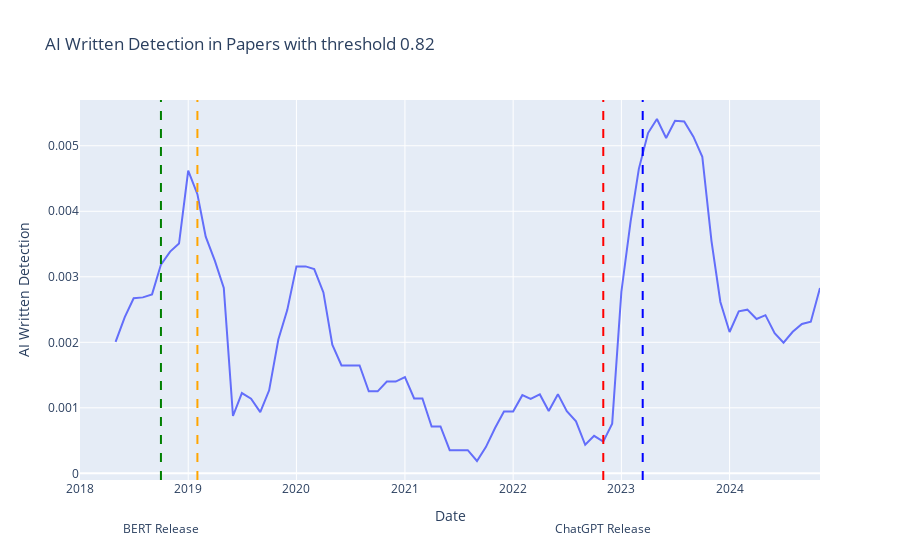

The cell this chart's notebook holds for it:
### Code cell
# num_thresholds = len(np.arange(0.78, 0.86, 0.01))
# num_rows = (num_thresholds + 2) // 3  # Round up division by 3

# fig, axes = plt.subplots(num_rows, 3, figsize=(20, 16 * num_rows))
# axes = axes.flatten()

# for i, papers_threshold in enumerate(np.arange(0.78, 0.86, 0.01)):
papers_threshold = 0.82
papers_ai_detection_df = pd.read_csv("papers/cl_cv_papers_ai_written.csv")

papers_ai_detection_df["ai_written"] = (
    papers_ai_detection_df["ai_written"] < papers_threshold
)

papers_ai_detection_df = papers_ai_detection_df[papers_ai_detection_df["year"] >= 2018]
papers_ai_detection_df = (
    papers_ai_detection_df.groupby(["year", "month"])["ai_written"].mean().reset_index()
)

papers_ai_detection_df["date"] = pd.to_datetime(
    papers_ai_detection_df["year"].astype(str)
    + "-"
    + papers_ai_detection_df["month"].astype(str)
)

papers_ai_detection_df["ai_written"] = (
    papers_ai_detection_df["ai_written"].rolling(window=5).mean()
)

fig_px = (
    px.line(
        papers_ai_detection_df,
        x="date",
        y="ai_written",
        title=f"AI Written Detection in Papers with threshold {papers_threshold:.2f}",
        labels={"date": "Date", "ai_written": "AI Written Detection"},
    )
    .add_vline(
        x="2018-10-01",
        line_dash="dash",
        line_color="green",
    )
    .add_vline(
        x="2019-02-01",
        line_dash="dash",
        line_color="orange",
    )
    .add_vline(
        x="2022-11-01",
        line_dash="dash",
        line_color="red",
    )
    .add_vline(
        x="2023-03-14",
        line_dash="dash",
        line_color="blue",
    )
    .add_annotation(
        x="2018-10-01",
        y=-0.1,
        text="BERT Release",
        showarrow=False,
        xanchor="center",
        yanchor="top",
        yref="paper",
    )
    .add_annotation(
        x="2019-02-01",
        y=-0.2,
        text="GPT-2 Release",
        showarrow=False,
        xanchor="center",
        yanchor="top",
        yref="paper",
    )
    .add_annotation(
        x="2022-11-01",
        y=-0.1,
        text="ChatGPT Release",
        showarrow=False,
        xanchor="center",
        yanchor="top",
        yref="paper",
    )
    .add_annotation(
        x="2023-03-14",
        y=-0.2,
        text="GPT-4 Release",
        showarrow=False,
        xanchor="center",
        yanchor="top",
        yref="paper",
    )
)
fig_px.show()

#     # Convert plotly figure to matplotlib and place in subplot
#     fig_px.write_image(f"temp_fig_{i}.png")
#     img = plt.imread(f"temp_fig_{i}.png")
#     axes[i].imshow(img)
#     axes[i].axis("off")
#     os.remove(f"temp_fig_{i}.png")

# # Hide any unused subplots
# for j in range(i + 1, len(axes)):
#     axes[j].axis("off")

# plt.tight_layout()
# plt.show()

### Figure 1 — Plotly figure (JSON) as saved in the notebook; plotly's stock layout.template omitted (floating-point values rounded to 4 significant figures)
{"data": [{"hovertemplate": "Date=%{x}<br>AI Written Detection=%{y}<extra></extra>", "legendgroup": "", "line": {"color": "#636efa", "dash": "solid"}, "marker": {"symbol": "circle"}, "mode": "lines", "name": "", "orientation": "v", "showlegend": false, "type": "scatter", "x": ["2018-01-01T00:00:00", "2018-02-01T00:00:00", "2018-03-01T00:00:00", "2018-04-01T00:00:00", "2018-05-01T00:00:00", "2018-06-01T00:00:00", "2018-07-01T00:00:00", "2018-08-01T00:00:00", "2018-09-01T00:00:00", "2018-10-01T00:00:00", "2018-11-01T00:00:00", "2018-12-01T00:00:00", "2019-01-01T00:00:00", "2019-02-01T00:00:00", "2019-03-01T00:00:00", "2019-04-01T00:00:00", "2019-05-01T00:00:00", "2019-06-01T00:00:00", "2019-07-01T00:00:00", "2019-08-01T00:00:00", "2019-09-01T00:00:00", "2019-10-01T00:00:00", "2019-11-01T00:00:00", "2019-12-01T00:00:00", "2020-01-01T00:00:00", "2020-02-01T00:00:00", "2020-03-01T00:00:00", "2020-04-01T00:00:00", "2020-05-01T00:00:00", "2020-06-01T00:00:00", "2020-07-01T00:00:00", "2020-08-01T00:00:00", "2020-09-01T00:00:00", "2020-10-01T00:00:00", "2020-11-01T00:00:00", "2020-12-01T00:00:00", "2021-01-01T00:00:00", "2021-02-01T00:00:00", "2021-03-01T00:00:00", "2021-04-01T00:00:00", "2021-05-01T00:00:00", "2021-06-01T00:00:00", "2021-07-01T00:00:00", "2021-08-01T00:00:00", "2021-09-01T00:00:00", "2021-10-01T00:00:00", "2021-11-01T00:00:00", "2021-12-01T00:00:00", "2022-01-01T00:00:00", "2022-02-01T00:00:00", "2022-03-01T00:00:00", "2022-04-01T00:00:00", "2022-05-01T00:00:00", "2022-06-01T00:00:00", "2022-07-01T00:00:00", "2022-08-01T00:00:00", "2022-09-01T00:00:00", "2022-10-01T00:00:00", "2022-11-01T00:00:00", "2022-12-01T00:00:00", "2023-01-01T00:00:00", "2023-02-01T00:00:00", "2023-03-01T00:00:00", "2023-04-01T00:00:00", "2023-05-01T00:00:00", "2023-06-01T00:00:00", "2023-07-01T00:00:00", "2023-08-01T00:00:00", "2023-09-01T00:00:00", "2023-10-01T00:00:00", "2023-11-01T00:00:00", "2023-12-01T00:00:00", "2024-01-01T00:00:00", "2024-02-01T00:00:00", "2024-03-01T00:00:00", "2024-04-01T00:00:00", "2024-05-01T00:00:00", "2024-06-01T00:00:00", "2024-07-01T00:00:00", "2024-08-01T00:00:00", "2024-09-01T00:00:00", "2024-10-01T00:00:00", "2024-11-01T00:00:00"], "xaxis": "x", "y": [null, null, null, null, 0.002007, 0.002383, 0.002672, 0.002686, 0.002731, 0.003187, 0.003385, 0.003508, 0.004619, 0.004261, 0.003612, 0.003243, 0.002831, 0.0008749, 0.001225, 0.001139, 0.0009339, 0.001267, 0.002044, 0.002492, 0.003159, 0.003159, 0.003118, 0.002761, 0.001963, 0.001647, 0.001647, 0.001647, 0.001252, 0.001252, 0.0014, 0.0014, 0.001469, 0.001144, 0.001144, 0.0007147, 0.0007147, 0.000353, 0.000353, 0.000353, 0.0001881, 0.0004, 0.0006916, 0.000945, 0.000945, 0.001194, 0.001137, 0.001204, 0.0009507, 0.001208, 0.0009492, 0.0007943, 0.0004352, 0.0005728, 0.0004832, 0.0007582, 0.002768, 0.003839, 0.004648, 0.005194, 0.005409, 0.005118, 0.005382, 0.005372, 0.005138, 0.004833, 0.003546, 0.002616, 0.002157, 0.002474, 0.002498, 0.002357, 0.002414, 0.002138, 0.001995, 0.00216, 0.002279, 0.002313, 0.00283], "yaxis": "y"}], "layout": {"annotations": [{"showarrow": false, "text": "BERT Release", "x": "2018-10-01", "xanchor": "center", "y": -0.1, "yanchor": "top", "yref": "paper"}, {"showarrow": false, "text": "GPT-2 Release", "x": "2019-02-01", "xanchor": "center", "y": -0.2, "yanchor": "top", "yref": "paper"}, {"showarrow": false, "text": "ChatGPT Release", "x": "2022-11-01", "xanchor": "center", "y": -0.1, "yanchor": "top", "yref": "paper"}, {"showarrow": false, "text": "GPT-4 Release", "x": "2023-03-14", "xanchor": "center", "y": -0.2, "yanchor": "top", "yref": "paper"}], "legend": {"tracegroupgap": 0}, "shapes": [{"line": {"color": "green", "dash": "dash"}, "type": "line", "x0": "2018-10-01", "x1": "2018-10-01", "xref": "x", "y0": 0, "y1": 1, "yref": "y domain"}, {"line": {"color": "orange", "dash": "dash"}, "type": "line", "x0": "2019-02-01", "x1": "2019-02-01", "xref": "x", "y0": 0, "y1": 1, "yref": "y domain"}, {"line": {"color": "red", "dash": "dash"}, "type": "line", "x0": "2022-11-01", "x1": "2022-11-01", "xref": "x", "y0": 0, "y1": 1, "yref": "y domain"}, {"line": {"color": "blue", "dash": "dash"}, "type": "line", "x0": "2023-03-14", "x1": "2023-03-14", "xref": "x", "y0": 0, "y1": 1, "yref": "y domain"}], "title": {"text": "AI Written Detection in Papers with threshold 0.82"}, "xaxis": {"anchor": "y", "domain": [0, 1], "title": {"text": "Date"}}, "yaxis": {"anchor": "x", "domain": [0, 1], "title": {"text": "AI Written Detection"}}}}
